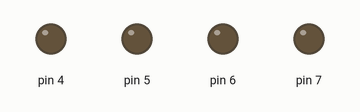
Bench run of a sketch on a simulated Arduino Uno, built with avr-gcc and run on an emulated ATmega328P. Shown: output pins drawn as LEDs (lit = HIGH).

Above: at 0.15 s.
Timing chart, 0 to 1.6 s (numbered marks = the images above):
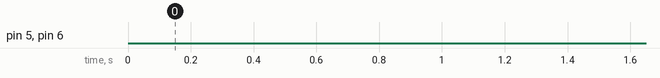

The sketch:

motor_test_code_arduino.ino
```cpp
#include <motor.h>
int counter = 0;
Motor left(7,6), right(4,5);
void setup() {
    Serial.begin(9600);

}

void loop() {
  // put your main code here, to run repeatedly:
//    Serial.println(counter);
//    if (counter==0) {
//      move(right,left,140);
//      counter++;
//    }
//    else {
//      move(right, left, 20);
//      counter++;
//    }
//    if (counter > 10){
//    counter = 0;
//    }

//    brake(right,left);
//    delay(2000);
//    move(right,left,-80,50);
//    delay(2000);
//    brake(right,left);
//    delay(2000);
//    move(right,left,80,-50);
//    delay(2000);
//    brake(right,left);
//    delay(2000);
//    turnleft(right,left,200);
//    delay(2000);
//    brake(right,left);
//    delay(2000);
//    turnright(right,left,200);
//    delay(2000);
//    brake(right,left);
//    delay(2000);

counter = pwmove(right,left,255,0,counter);

}
```
